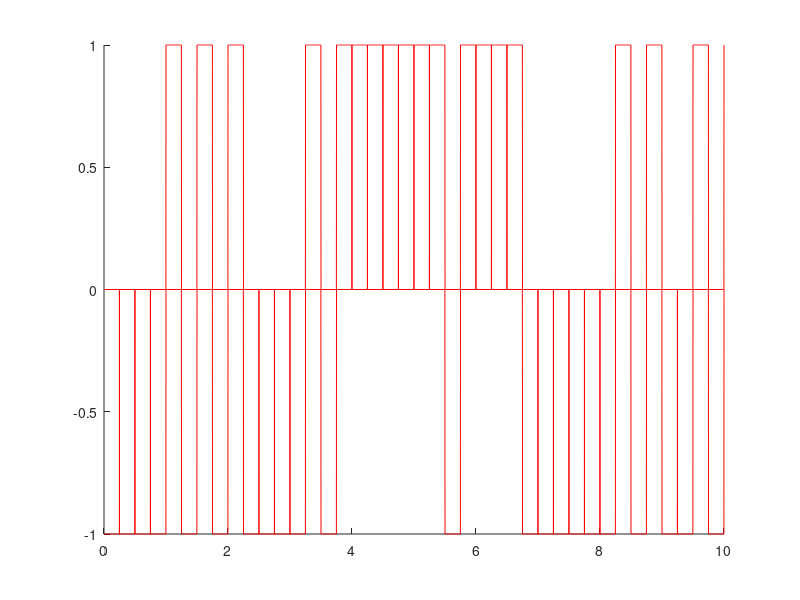
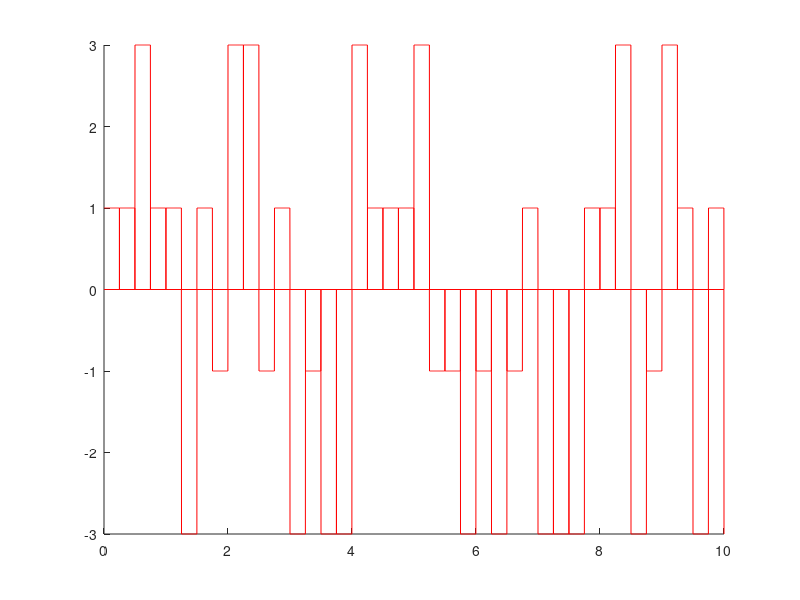
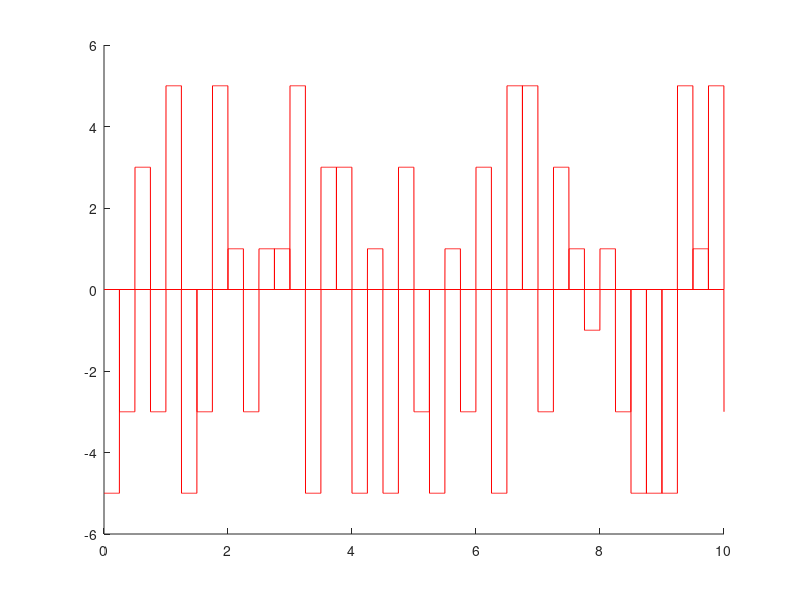
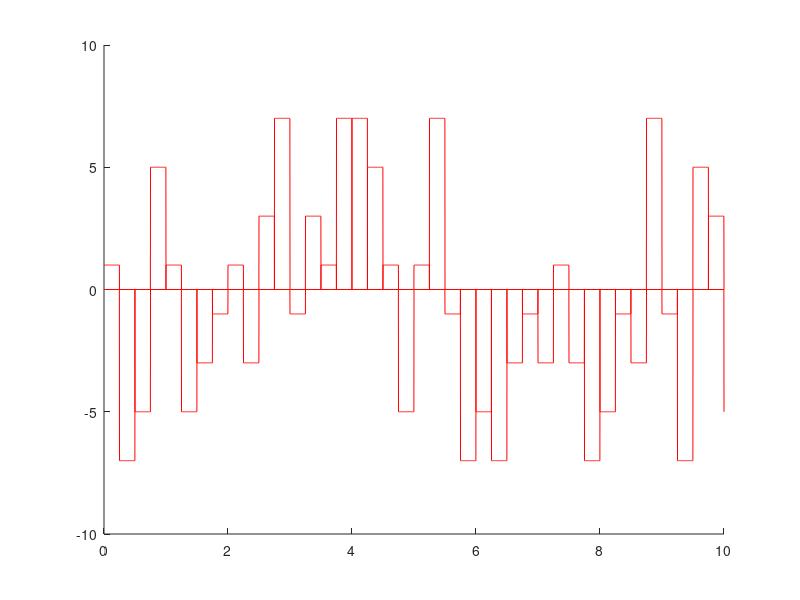

The MATLAB script that drew these images, in order:
%subpunctul a
t=0:0.002:10 % pentru alte rezolutii de afisare doar se modifica pasul lui t la 0.02, respectiv 0.2
valori=[-1 1]
figure(1)
hold on    % daca nu folosesc hold on se afiseaza doar ultima afisare de puls
for n=0:0.25:10
    s=datasample(valori,1)
   plot(t,s*rectpuls(t-n-0.125,0.25),'r-')
   %functia datasample selecteaza aleator una dintre elementele
   %vectorului valori
   %functia rectpuls genereaza un semnal continuu centrat in momentul t(primul argument)
   %cu latimea stabilita de al doilea argument, in cazul meu 0.25 s
end

%subpunctul b)
t=0:0.002:10
valori=[-3 -1 1 3] %am schimbat valorile posibile ale semnalului
figure(2)
hold on    
for n=0:0.25:10
    s=datasample(valori,1)
   plot(t,s*rectpuls(t-n-0.125,0.25),'r-')
end

%subpunctul c)

t=0:0.002:10
valori=[-5 -3 -1 1 3 5] %am schimbat valorile posibile ale semnalului
figure(3)
hold on    
for n=0:0.25:10
    s=datasample(valori,1)
   plot(t,s*rectpuls(t-n-0.125,0.25),'r-')
end

%subpunctul d)
t=0:0.002:10
valori=[-7 -5 -3 -1 1 3 5 7] %am schimbat valorile posibile ale semnalului
figure(4)
hold on    
for n=0:0.25:10
    s=datasample(valori,1)
   plot(t,s*rectpuls(t-n-0.125,0.25),'r-')
end
